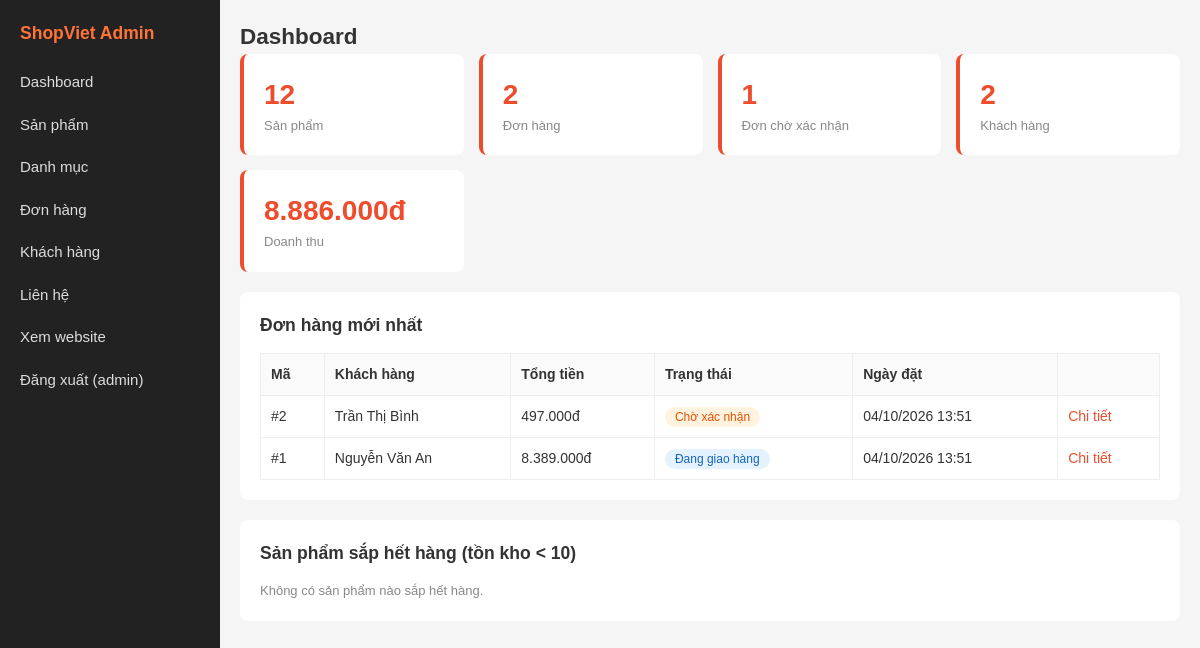
The page /admin/index.php (signed in) on the database its author committed.
### tables this page shows
CREATE TABLE orders (
  id INT AUTO_INCREMENT PRIMARY KEY,
  customer_id INT NULL,
  customer_name VARCHAR(100) NOT NULL,
  customer_phone VARCHAR(20) NOT NULL,
  customer_address VARCHAR(255) NOT NULL,
  note TEXT NULL,
  total DECIMAL(12,0) NOT NULL DEFAULT 0,
  status ENUM('moi','dang_giao','hoan_thanh','da_huy') NOT NULL DEFAULT 'moi',
  created_at TIMESTAMP DEFAULT CURRENT_TIMESTAMP,
  FOREIGN KEY (customer_id) REFERENCES customers(id) ON DELETE SET NULL
);

### config.php (called while the page is built, shortened)
<?php
function format_price($number) {
    return number_format((float)$number, 0, ',', '.') . 'đ';
}
function esc($str) {
    return htmlspecialchars((string)($str ?? ''), ENT_QUOTES, 'UTF-8');
}
function db_one($conn, $sql, $types = '', $params = []) {
    $stmt = $conn->prepare($sql);
    $stmt->execute();
    $row = $stmt->get_result()->fetch_assoc();
    return $row;
}
function db_all($conn, $sql, $types = '', $params = []) {
    $stmt = $conn->prepare($sql);
    $stmt->execute();
    $rows = $stmt->get_result()->fetch_all(MYSQLI_ASSOC);
    return $rows;
}
function order_status_label($status) {
    $map = [
        'moi'        => 'Chờ xác nhận',
        'dang_giao'  => 'Đang giao hàng',
        'hoan_thanh' => 'Hoàn thành',
        'da_huy'     => 'Đã hủy',
    ];
    return $map[$status] ?? $status;
}

### admin/index.php (the view, shortened to what this page needs)
<?php
require_once 'includes/header.php';
$total_products  = db_one($conn, 'SELECT COUNT(*) AS c FROM products')['c'];
$total_orders    = db_one($conn, 'SELECT COUNT(*) AS c FROM orders')['c'];
$total_customers = db_one($conn, 'SELECT COUNT(*) AS c FROM customers')['c'];
$revenue         = db_one($conn, "SELECT COALESCE(SUM(total),0) AS s FROM orders WHERE status <> 'da_huy'")['s'];
$pending_orders  = db_one($conn, "SELECT COUNT(*) AS c FROM orders WHERE status = 'moi'")['c'];
$recent_orders = db_all($conn, 'SELECT * FROM orders ORDER BY id DESC LIMIT 5');
$low_stock     = db_all($conn, 'SELECT * FROM products WHERE stock < 10 ORDER BY stock ASC LIMIT 5');
?>
<h2>Dashboard</h2>
<div class="stat-grid">
  <div class="stat-card"><div class="num"><?= (int)$total_products ?></div><div class="lbl">Sản phẩm</div></div>
  <div class="stat-card"><div class="num"><?= (int)$total_orders ?></div><div class="lbl">Đơn hàng</div></div>
  <div class="stat-card"><div class="num"><?= (int)$pending_orders ?></div><div class="lbl">Đơn chờ xác nhận</div></div>
  <div class="stat-card"><div class="num"><?= (int)$total_customers ?></div><div class="lbl">Khách hàng</div></div>
  <div class="stat-card"><div class="num"><?= format_price($revenue) ?></div><div class="lbl">Doanh thu</div></div>
</div>
<div class="panel">
  <h3>Đơn hàng mới nhất</h3>
  <table class="table">
    <tr><th>Mã</th><th>Khách hàng</th><th>Tổng tiền</th><th>Trạng thái</th><th>Ngày đặt</th><th></th></tr>
    <?php foreach ($recent_orders as $o): ?>
    <tr>
      <td>#<?= (int)$o['id'] ?></td>
      <td><?= esc($o['customer_name']) ?></td>
      <td><?= format_price($o['total']) ?></td>
      <td><span class="status status-<?= esc($o['status']) ?>"><?= esc(order_status_label($o['status'])) ?></span></td>
      <td><?= date('d/m/Y H:i', strtotime($o['created_at'])) ?></td>
      <td><a href="order_detail.php?id=<?= (int)$o['id'] ?>">Chi tiết</a></td>
    </tr>
    <?php endforeach; ?>
  </table>
</div>
<div class="panel">
  <h3>Sản phẩm sắp hết hàng (tồn kho &lt; 10)</h3>
  <?php if ($low_stock): ?>
  <table class="table">
    <tr><th>Sản phẩm</th><th>Tồn kho</th><th></th></tr>
    <?php foreach ($low_stock as $p): ?>
    <tr>
      <td><?= esc($p['name']) ?></td>
      <td><b class="link-danger"><?= (int)$p['stock'] ?></b></td>
      <td><a href="product_form.php?id=<?= (int)$p['id'] ?>">Sửa</a></td>
    </tr>
    <?php endforeach; ?>
  </table>
  <?php else: ?>
  <p class="muted">Không có sản phẩm nào sắp hết hàng.</p>
  <?php endif; ?>
</div>
<?php require_once 'includes/footer.php'; ?>

### assets/css/style.css (style rules this page uses)
* { box-sizing: border-box; margin: 0; padding: 0; }
body { font-family: Arial, Helvetica, sans-serif; background: #f5f5f5; color: #333; font-size: 15px; line-height: 1.5; }
a { color: #ee4d2d; text-decoration: none; }
.muted { color: #888; font-size: 13px; }
.table { width: 100%; border-collapse: collapse; background: #fff; font-size: 14px; }
.table th, .table td { border: 1px solid #eee; padding: 10px; text-align: left; vertical-align: middle; }
.table th { background: #fafafa; }
.status { padding: 3px 10px; border-radius: 12px; font-size: 12px; }
.status-moi { background: #fff3e0; color: #e65100; }
.status-dang_giao { background: #e3f2fd; color: #1565c0; }
.stat-grid { display: grid; grid-template-columns: repeat(auto-fill, minmax(200px, 1fr)); gap: 15px; margin-bottom: 20px; }
.stat-card { background: #fff; border-radius: 8px; padding: 20px; border-left: 4px solid #ee4d2d; }
.stat-card .num { font-size: 28px; font-weight: bold; color: #ee4d2d; }
.stat-card .lbl { color: #888; font-size: 13px; }
.panel { background: #fff; border-radius: 8px; padding: 20px; margin-bottom: 20px; }
.panel h3 { margin-bottom: 15px; }

### rows shown on the page
orders: id "2", customer_name "Trần Thị Bình", total "497.000đ", status "Chờ xác nhận", created_at "04/10/2026 13:51"
orders: id "1", customer_name "Nguyễn Văn An", total "8.389.000đ", status "Đang giao hàng", created_at "04/10/2026 13:51"

### other values the page prints
$_SESSION['admin']['username'] "admin"
$total_products "12"
$total_orders "2"
$pending_orders "1"
$total_customers "2"
format_price($revenue) "8.886.000đ"
